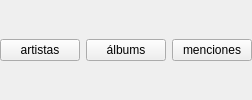
                  <widget class="QWidget" name="widget_3" native="true">
                   <layout class="QHBoxLayout" name="horizontalLayout_4">
                    <property name="leftMargin">
                     <number>0</number>
                    </property>
                    <property name="topMargin">
                     <number>0</number>
                    </property>
                    <property name="rightMargin">
                     <number>0</number>
                    </property>
                    <property name="bottomMargin">
                     <number>0</number>
                    </property>
                    <item>
                     <widget class="QPushButton" name="artists_pushButton">
                      <property name="text">
                       <string>artistas</string>
                      </property>
                     </widget>
                    </item>
                    <item>
                     <widget class="QPushButton" name="albums_pushButton">
                      <property name="text">
                       <string>álbums</string>
                      </property>
                     </widget>
                    </item>
                    <item>
                     <widget class="QPushButton" name="menciones_pushButton">
                      <property name="text">
                       <string>menciones</string>
                      </property>
                     </widget>
                    </item>
                   </layout>
                  </widget>
